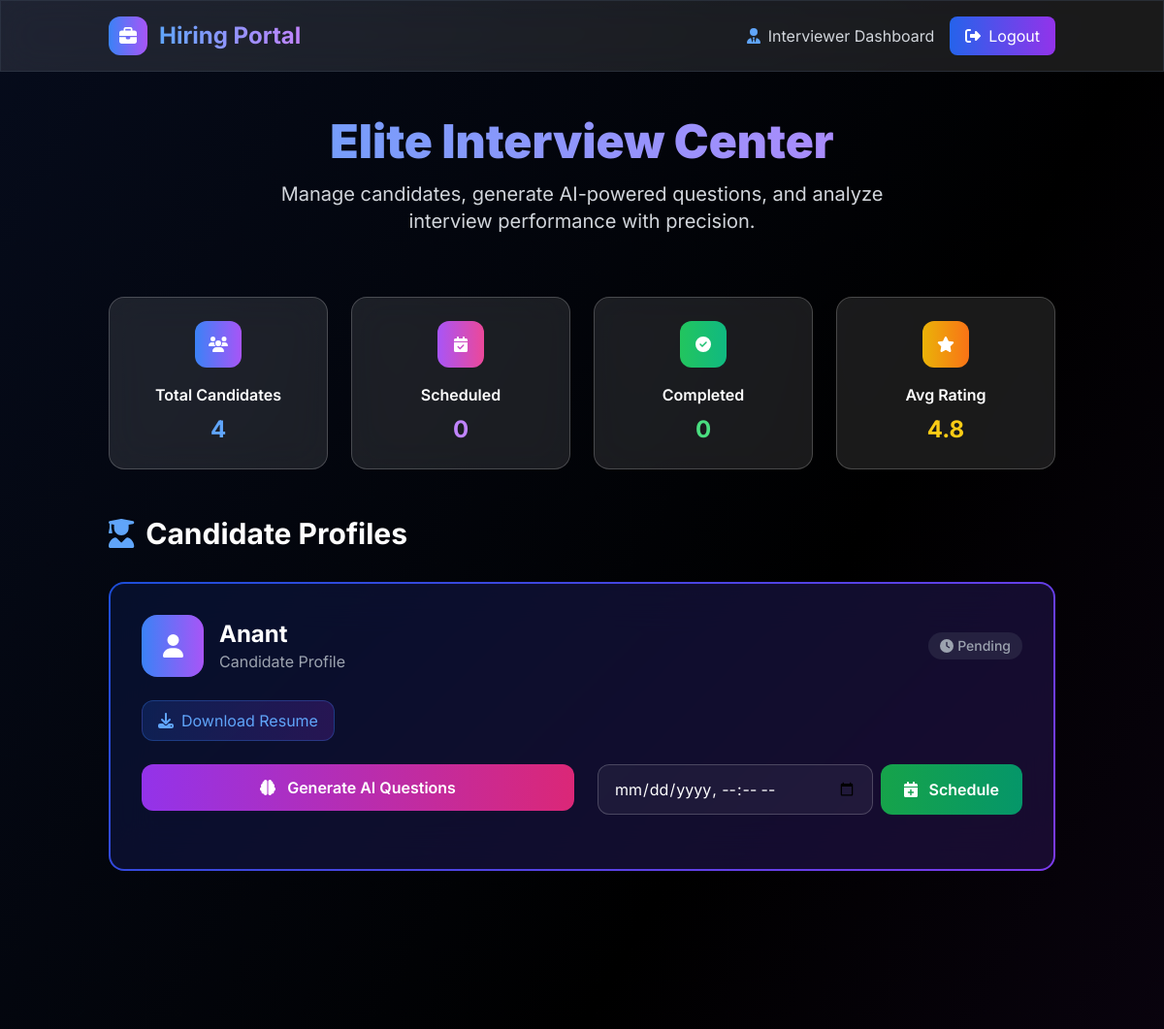
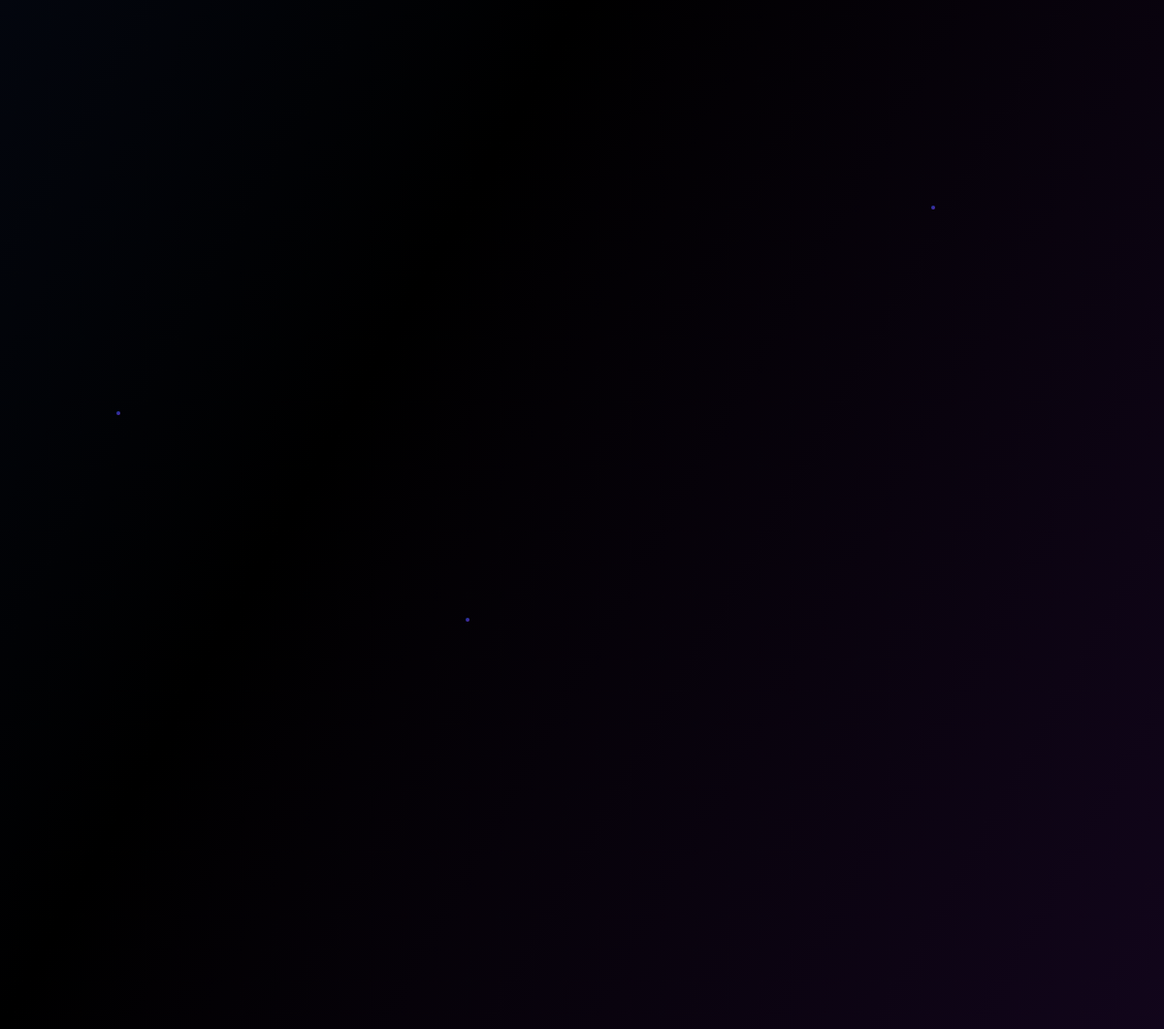
The app's page /interviewer/dashboard/ (signed in), older data (2 pictures, top to bottom).
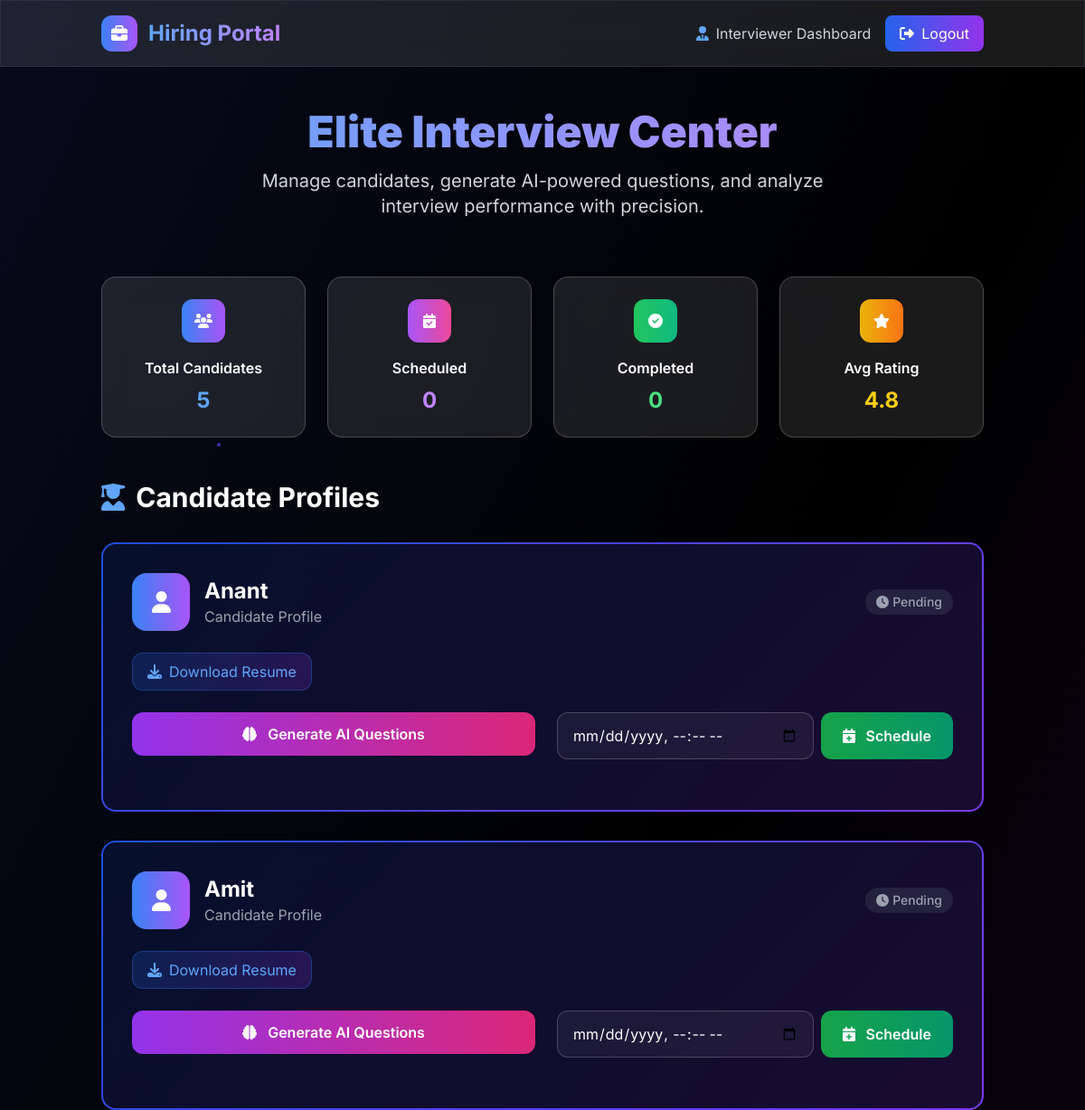
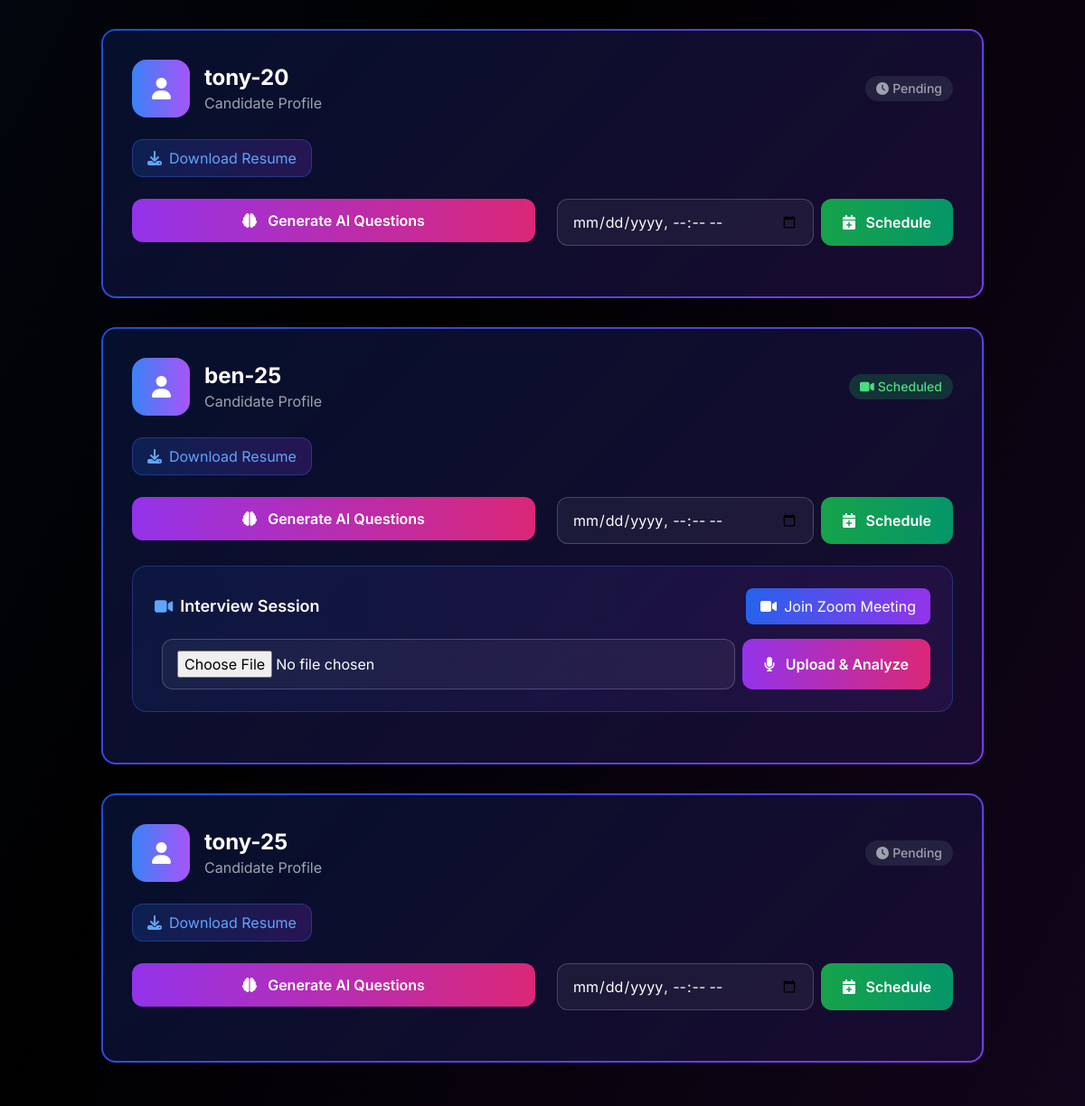
The same page, newer data (2 pictures, top to bottom).
### candidates/models.py (models this page shows, shortened)
class CandidateProfile(models.Model):
    user = models.OneToOneField(User, on_delete=models.CASCADE)
    resume = models.FileField(upload_to='resumes/', blank=True, null=True)
    meeting_link = models.URLField(blank=True, null=True)  # Meeting link
    meeting_time = models.DateTimeField(blank=True, null=True)  # New field for meeting time

### interviewers/views.py (the view, shortened to what this page needs)
# urls.py: path('dashboard/', interviewer_dashboard, name='interviewer_dashboard'),
@login_required(login_url='interviewer_login')
def interviewer_dashboard(request):
    if not request.user.is_authenticated:
        messages.error(request, 'Please log in to access your dashboard.')
        return redirect('interviewer_login')
    if not request.session.session_key:
        request.session.create()
    try:
        resumes = CandidateProfile.objects.exclude(resume__isnull=True).exclude(resume__exact='')
        questions_dict = {}  # Store questions per candidate ID
        meeting_link = None
        evaluation_reports = {}
        interviewer_profile, created = InterviewerProfile.objects.get_or_create(user=request.user)
        for resume in resumes:
            resume.questions = questions_dict.get(resume.id, None)
        return render(request, 'interviewers/dashboard.html', {
            'resumes': resumes,
            'questions_dict': questions_dict,
            'meeting_link': meeting_link,
            'evaluation_reports': evaluation_reports
        })
    except Exception as e:
        messages.error(request, f'Dashboard error: {str(e)}')
        return redirect('interviewer_login')

### interviewers/templates/interviewers/dashboard.html (shortened to what this page needs)
<!DOCTYPE html>
<html lang="en">
<head>
    <script src="https://cdn.tailwindcss.com"></script>
</head>
<body class="bg-black text-white font-inter min-h-screen">
    <div class="fixed inset-0 z-0">
        <div class="absolute inset-0 bg-gradient-to-br from-blue-900/20 via-black to-purple-900/20"></div>
        <div class="floating-waves">
            <div class="wave"></div>
            <div class="wave"></div>
            <div class="wave"></div>
            <div class="wave"></div>
            <div class="wave"></div>
        </div>
    </div>
    <nav class="relative z-50 glass-morphism border-b border-gray-700/50">
        <div class="container mx-auto px-4 sm:px-6 py-4">
            <div class="flex justify-between items-center">
                <a href="/" class="flex items-center space-x-2 sm:space-x-3 group">
                    <div class="w-8 h-8 sm:w-10 sm:h-10 bg-gradient-to-r from-blue-500 to-purple-500 rounded-xl flex items-center justify-center group-hover:rotate-12 transition-transform duration-300">
                        <i class="fas fa-briefcase text-white text-sm sm:text-lg"></i>
                    </div>
                    <span class="text-xl sm:text-2xl font-bold bg-gradient-to-r from-blue-400 to-purple-400 bg-clip-text text-transparent">
                    </span>
                </a>
                <div class="flex items-center space-x-2 sm:space-x-4">
                    <div class="hidden sm:flex items-center space-x-2 text-gray-300">
                        <i class="fas fa-user-tie text-blue-400"></i>
                        <span>Interviewer Dashboard</span>
                    </div>
                    <a href="{% url 'interviewer_logout' %}" class="px-3 py-2 sm:px-4 sm:py-2 bg-gradient-to-r from-blue-600 to-purple-600 rounded-lg hover:from-blue-700 hover:to-purple-700 transition-all duration-300 text-sm sm:text-base">
                        <i class="fas fa-sign-out-alt mr-1 sm:mr-2"></i><span class="hidden sm:inline">Logout</span>
                    </a>
                </div>
            </div>
        </div>
    </nav>
    <div class="relative z-10 container mx-auto px-4 sm:px-6 py-8 sm:py-12">
        <div class="text-center mb-12 sm:mb-16 animate-fade-in">
            <h1 class="text-3xl sm:text-4xl md:text-5xl font-black mb-3 sm:mb-4 bg-gradient-to-r from-blue-400 to-purple-400 bg-clip-text text-transparent">
            </h1>
            <p class="text-lg sm:text-xl text-gray-300 max-w-2xl mx-auto px-4">
                Manage candidates, generate AI-powered questions, and analyze interview performance with precision.
            </p>
        </div>
        <div class="grid grid-cols-2 md:grid-cols-4 gap-4 sm:gap-6 mb-8 sm:mb-12 max-w-5xl mx-auto animate-slide-up">
            <div class="glass-morphism rounded-xl sm:rounded-2xl p-4 sm:p-6 text-center hover:bg-white/20 transition-all duration-300">
                <div class="w-8 h-8 sm:w-12 sm:h-12 bg-gradient-to-r from-blue-500 to-purple-500 rounded-lg sm:rounded-xl flex items-center justify-center mx-auto mb-2 sm:mb-4">
                    <i class="fas fa-users text-white text-sm sm:text-base"></i>
                </div>
                <h3 class="font-semibold text-white mb-1 sm:mb-2 text-sm sm:text-base">Total Candidates</h3>
                <p class="text-xl sm:text-2xl font-bold text-blue-400">{{ resumes|length }}</p>
            </div>
            <div class="glass-morphism rounded-xl sm:rounded-2xl p-4 sm:p-6 text-center hover:bg-white/20 transition-all duration-300">
                <div class="w-8 h-8 sm:w-12 sm:h-12 bg-gradient-to-r from-purple-500 to-pink-500 rounded-lg sm:rounded-xl flex items-center justify-center mx-auto mb-2 sm:mb-4">
                    <i class="fas fa-calendar-check text-white text-sm sm:text-base"></i>
                </div>
                <h3 class="font-semibold text-white mb-1 sm:mb-2 text-sm sm:text-base">Scheduled</h3>
                <p class="text-xl sm:text-2xl font-bold text-purple-400">{{ scheduled_count|default:0 }}</p>
            </div>
            <div class="glass-morphism rounded-xl sm:rounded-2xl p-4 sm:p-6 text-center hover:bg-white/20 transition-all duration-300">
                <div class="w-8 h-8 sm:w-12 sm:h-12 bg-gradient-to-r from-green-500 to-emerald-500 rounded-lg sm:rounded-xl flex items-center justify-center mx-auto mb-2 sm:mb-4">
                    <i class="fas fa-check-circle text-white text-sm sm:text-base"></i>
                </div>
                <h3 class="font-semibold text-white mb-1 sm:mb-2 text-sm sm:text-base">Completed</h3>
                <p class="text-xl sm:text-2xl font-bold text-green-400">{{ completed_count|default:0 }}</p>
            </div>
            <div class="glass-morphism rounded-xl sm:rounded-2xl p-4 sm:p-6 text-center hover:bg-white/20 transition-all duration-300">
                <div class="w-8 h-8 sm:w-12 sm:h-12 bg-gradient-to-r from-yellow-500 to-orange-500 rounded-lg sm:rounded-xl flex items-center justify-center mx-auto mb-2 sm:mb-4">
                    <i class="fas fa-star text-white text-sm sm:text-base"></i>
                </div>
                <h3 class="font-semibold text-white mb-1 sm:mb-2 text-sm sm:text-base">Avg Rating</h3>
                <p class="text-xl sm:text-2xl font-bold text-yellow-400">4.8</p>
            </div>
        </div>
        <div class="max-w-7xl mx-auto">
            <h2 class="text-2xl sm:text-3xl font-bold text-white mb-6 sm:mb-8 flex items-center animate-fade-in px-2 sm:px-0">
                <i class="fas fa-user-graduate text-blue-400 mr-2 sm:mr-3"></i>
                Candidate Profiles
            </h2>
            {% if resumes %}
                <div class="space-y-6 sm:space-y-8">
                    {% for resume in resumes %}
                    <div class="candidate-card animate-slide-up" data-delay="{% widthratio forloop.counter0 1 100 %}">
                        <div class="gradient-border">
                            <div class="gradient-border-inner p-4 sm:p-6 lg:p-8">
                                <div class="flex flex-col sm:flex-row sm:items-center justify-between mb-4 sm:mb-6 space-y-4 sm:space-y-0">
                                    <div class="flex items-center space-x-3 sm:space-x-4">
                                        <div class="w-12 h-12 sm:w-16 sm:h-16 bg-gradient-to-r from-blue-500 to-purple-500 rounded-xl sm:rounded-2xl flex items-center justify-center">
                                            <i class="fas fa-user text-lg sm:text-2xl text-white"></i>
                                        </div>
                                        <div>
                                            <h3 class="text-xl sm:text-2xl font-bold text-white">{{ resume.user.username }}</h3>
                                            <p class="text-gray-400 text-sm sm:text-base">Candidate Profile</p>
                                        </div>
                                    </div>
                                    <div class="flex items-center space-x-2">
                                        {% if resume.meeting_link %}
                                        <span class="px-2 sm:px-3 py-1 bg-green-500/20 text-green-400 rounded-full text-xs sm:text-sm font-medium">
                                            <i class="fas fa-video mr-1"></i>Scheduled
                                        </span>
                                        {% else %}
                                        <span class="px-2 sm:px-3 py-1 bg-gray-500/20 text-gray-400 rounded-full text-xs sm:text-sm font-medium">
                                            <i class="fas fa-clock mr-1"></i>Pending
                                        </span>
                                        {% endif %}
                                    </div>
                                </div>
                                {% if resume.resume %}
                                <div class="mb-4 sm:mb-6">
                                    <a href="{{ resume.resume.url }}?t={{ resume.id }}" target="_blank"
                                       class="inline-flex items-center space-x-2 px-3 sm:px-4 py-2 bg-gradient-to-r from-blue-600/20 to-purple-600/20
                                              border border-blue-500/30 rounded-lg sm:rounded-xl text-blue-400 hover:bg-blue-600/30 transition-all duration-300 text-sm sm:text-base">
                                        <i class="fas fa-download"></i>
                                        <span>Download Resume</span>
                                    </a>
                                </div>
                                <div class="grid grid-cols-1 lg:grid-cols-2 gap-3 sm:gap-4 mb-4 sm:mb-6">
                                    <form method="post" class="w-full">
                                        <button type="submit" name="generate_questions"
                                                class="w-full bg-gradient-to-r from-purple-600 to-pink-600 text-white px-4 sm:px-6 py-3 rounded-lg sm:rounded-xl font-semibold
                                                       hover:from-purple-700 hover:to-pink-700 transition-all duration-300 transform hover:scale-105
                                                       focus:outline-none focus:ring-2 focus:ring-purple-500 focus:ring-offset-2 focus:ring-offset-black text-sm sm:text-base">
                                            <i class="fas fa-brain mr-2"></i>
                                            Generate AI Questions
                                        </button>
                                    </form>
                                    <form method="post" class="w-full flex flex-col sm:flex-row space-y-2 sm:space-y-0 sm:space-x-2">
                                        <input type="datetime-local" name="start_time" required
                                               class="input-field flex-1 px-3 sm:px-4 py-3 rounded-lg sm:rounded-xl text-white placeholder-gray-500 focus:outline-none text-sm sm:text-base">
                                        <button type="submit" name="schedule_meeting"
                                                class="bg-gradient-to-r from-green-600 to-emerald-600 text-white px-4 sm:px-6 py-3 rounded-lg sm:rounded-xl font-semibold
                                                       hover:from-green-700 hover:to-emerald-700 transition-all duration-300 transform hover:scale-105
                                                       focus:outline-none focus:ring-2 focus:ring-green-500 focus:ring-offset-2 focus:ring-offset-black text-sm sm:text-base">
                                            <i class="fas fa-calendar-plus mr-1 sm:mr-2"></i>
                                            <span class="hidden sm:inline">Schedule</span><span class="sm:hidden">Schedule Meeting</span>
                                        </button>
                                    </form>
                                </div>
                                {% if resume.meeting_link %}
                                <div class="bg-gradient-to-r from-blue-600/10 to-purple-600/10 border border-blue-500/30 rounded-2xl p-6 mb-6">
                                    <div class="flex items-center justify-between mb-4">
                                        <h4 class="text-lg font-semibold text-white flex items-center">
                                            <i class="fas fa-video text-blue-400 mr-2"></i>
                                            Interview Session
                                        </h4>
                                        {% if "zoom.us" in resume.meeting_link %}
                                        <a href="{{ resume.meeting_link }}" target="_blank"
                                           class="px-4 py-2 bg-gradient-to-r from-blue-600 to-purple-600 text-white rounded-lg hover:from-blue-700 hover:to-purple-700 transition-all duration-300">
                                            <i class="fas fa-video mr-2"></i>Join Zoom Meeting
                                        </a>
                                        {% else %}
                                        <div class="px-4 py-2 bg-gradient-to-r from-orange-600 to-red-600 text-white rounded-lg">
                                            <i class="fas fa-exclamation-triangle mr-2"></i>Manual Setup Required
                                        </div>
                                        {% endif %}
                                    </div>
                                    <form method="post" enctype="multipart/form-data" class="flex flex-col md:flex-row space-y-2 md:space-y-0 md:space-x-2">
                                        <input type="file" name="audio_file" accept=".m4a,.mp3,.wav,.mp4" required
                                               class="input-field flex-1 px-4 py-3 rounded-xl text-white placeholder-gray-500 focus:outline-none">
                                        <button type="submit" name="process_audio"
                                                class="bg-gradient-to-r from-purple-600 to-pink-600 text-white px-6 py-3 rounded-xl font-semibold
                                                       hover:from-purple-700 hover:to-pink-700 transition-all duration-300 transform hover:scale-105">
                                            <i class="fas fa-microphone mr-2"></i>
                                            Upload & Analyze
                                        </button>
                                    </form>
                                </div>
                                {% endif %}
                                {% endif %}
                            </div>
                        </div>
                    </div>
                    {% endfor %}
                </div>
            {% endif %}
        </div>
    </div>
</body>
</html>

Row changes from the older to the newer data that the page shows:
now on this page (row unchanged): CandidateProfile: user.username "Amit", shows "Pending"
now on this page (row unchanged): CandidateProfile: user.username "tony-20", shows "Pending"
now on this page (row unchanged): CandidateProfile: user.username "ben-25", shows "Scheduled"
added CandidateProfile: user.username "tony-25", shows "Pending"
Text that changed along with them:
{{ resumes|length }}: "4" → "5"
